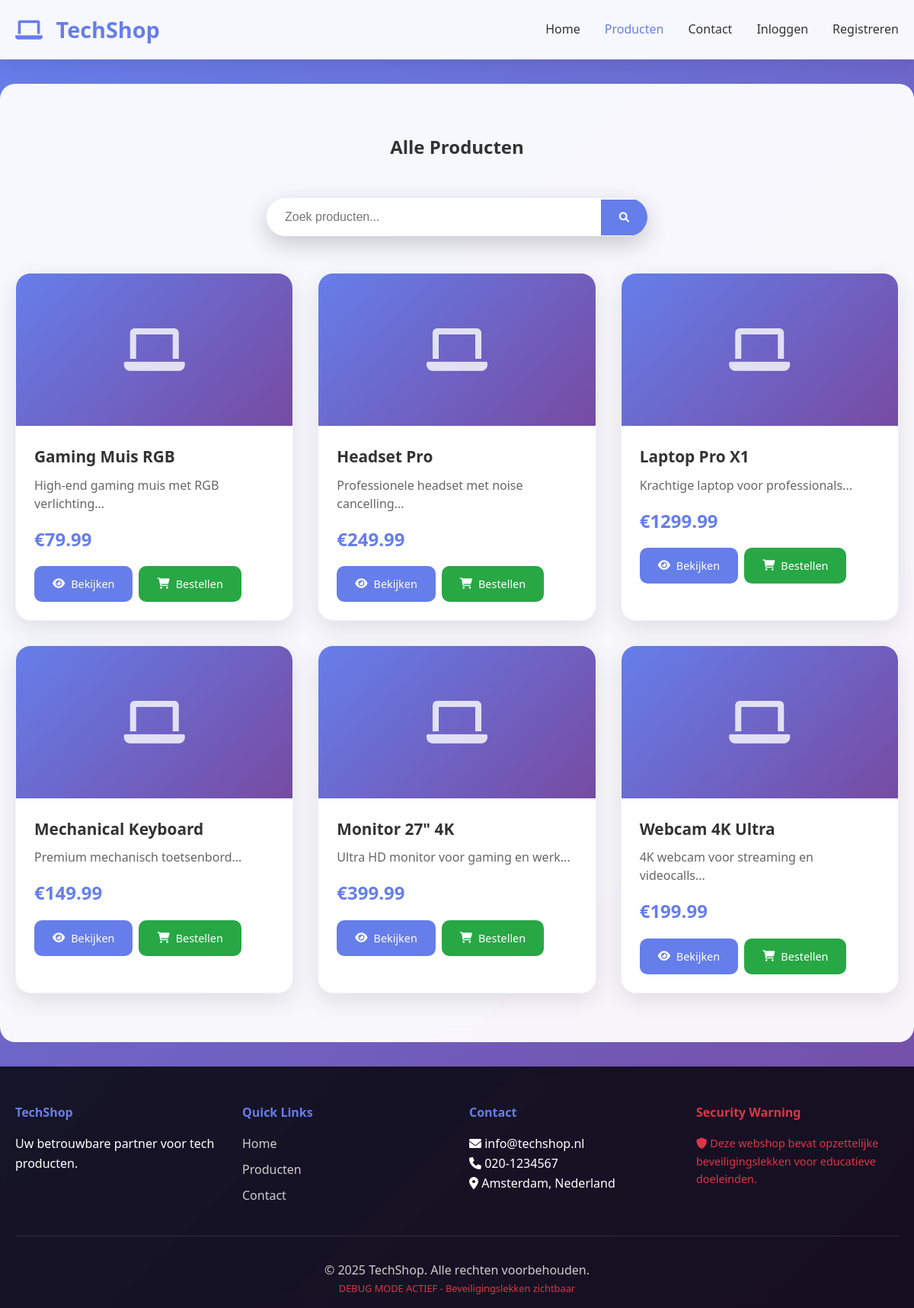
/products.php, run on the app's committed database.
### tables this page shows
CREATE TABLE products (
    id INT AUTO_INCREMENT PRIMARY KEY,
    name VARCHAR(100) NOT NULL,
    description TEXT,
    price DECIMAL(10,2) NOT NULL,
    stock INT DEFAULT 0,
    image_url VARCHAR(255),
    created_at TIMESTAMP DEFAULT CURRENT_TIMESTAMP
);

### config.php (called while the page is built, shortened)
<?php
$host = "localhost";
$user = "root";
$password = "";
$dbname = "webshop";
$conn = new mysqli($host, $user, $password, $dbname);
function isLoggedIn() {
    return isset($_SESSION['user_id']);
}
function executeQuery($query) {
    global $conn;
    $result = $conn->query($query);
    return $result;
}
$current_page = basename($_SERVER['PHP_SELF'], '.php');
$show_security_warning = true;
?>

### products.php (the view, shortened to what this page needs)
<?php
require_once 'config.php';
$search = $_GET['search'] ?? '';
if ($search) {
    $query = "SELECT * FROM products WHERE name LIKE '%$search%' OR description LIKE '%$search%'";
} else {
    $query = "SELECT * FROM products ORDER BY name";
}
$result = executeQuery($query);
include 'includes/header.php';
?>
    <section class="products-section" style="margin-top: 2rem;">
        <div class="container">
            <h2 style="text-align: center; margin-bottom: 3rem;">
                <?php echo $search ? "Zoekresultaten voor: " . $search : "Alle Producten"; ?>
            </h2>
            <div style="text-align: center; margin-bottom: 3rem;">
                <form method="GET" class="search-form">
                    <input type="text" name="search" placeholder="Zoek producten..."
                           value="<?php echo $search; ?>">
                    <button type="submit"><i class="fas fa-search"></i></button>
                </form>
            </div>
            <div class="products-grid">
                <?php while ($product = $result->fetch_assoc()): ?>
                    <div class="product-card">
                        <div class="product-image">
                            <i class="fas fa-laptop product-icon"></i>
                        </div>
                        <div class="product-info">
                            <h4><?php echo $product['name']; ?></h4>
                            <p><?php echo substr($product['description'], 0, 100); ?>...</p>
                            <div class="product-price">€<?php echo $product['price']; ?></div>
                            <div class="product-actions">
                                <a href="product.php?id=<?php echo $product['id']; ?>" class="btn btn-primary">
                                    <i class="fas fa-eye"></i> Bekijken
                                </a>
                                <a href="order.php?product_id=<?php echo $product['id']; ?>" class="btn btn-success">
                                    <i class="fas fa-shopping-cart"></i> Bestellen
                                </a>
                            </div>
                        </div>
                    </div>
                <?php endwhile; ?>
            </div>
        </div>
    </section>
<?php include 'includes/footer.php'; ?>

### includes/header.php (shortened to what this page needs)
<?php
if (!defined('INCLUDED_CONFIG')) {
    require_once __DIR__ . '/../config.php';
}
?>
<!DOCTYPE html>
<html lang="nl">
<head>
    <link href="https://cdnjs.cloudflare.com/ajax/libs/font-awesome/6.0.0/css/all.min.css" rel="stylesheet">
    <link rel="stylesheet" href="<?php echo $css_path ?? 'styles.css'; ?>">
</head>
<body>
    <header class="header">
        <div class="container">
            <div class="nav-brand">
                <h1><i class="fas fa-laptop"></i> TechShop</h1>
            </div>
            <nav class="nav-menu">
                <a href="index.php" <?php echo ($current_page == 'index') ? 'style="color: #667eea;"' : ''; ?>>Home</a>
                <a href="products.php" <?php echo ($current_page == 'products') ? 'style="color: #667eea;"' : ''; ?>>Producten</a>
                <a href="contact.php" <?php echo ($current_page == 'contact') ? 'style="color: #667eea;"' : ''; ?>>Contact</a>
                <?php if (isLoggedIn()): ?>
                    <?php if (isAdmin()): ?>
                        <a href="admin.php" <?php echo ($current_page == 'admin') ? 'style="color: #667eea;"' : ''; ?>>Admin</a>
                    <?php endif; ?>
                    <span style="color: #666; margin-right: 1rem;">
                        <i class="fas fa-user"></i> <?php echo $_SESSION['username'] ?? 'Gebruiker'; ?>
                    </span>
                    <a href="logout.php">Uitloggen</a>
                <?php else: ?>
                    <a href="login.php" <?php echo ($current_page == 'login') ? 'style="color: #667eea;"' : ''; ?>>Inloggen</a>
                    <a href="register.php" <?php echo ($current_page == 'register') ? 'style="color: #667eea;"' : ''; ?>>Registreren</a>
                <?php endif; ?>
            </nav>
        </div>
    </header>

### includes/footer.php (shortened to what this page needs)
<footer class="footer">
        <div class="container">
            <div class="footer-content">
                <div class="footer-section">
                    <h4>TechShop</h4>
                    <p>Uw betrouwbare partner voor tech producten.</p>
                </div>
                <div class="footer-section">
                    <h4>Quick Links</h4>
                    <a href="index.php">Home</a>
                    <a href="products.php">Producten</a>
                    <a href="contact.php">Contact</a>
                </div>
                <div class="footer-section">
                    <h4>Contact</h4>
                    <p><i class="fas fa-envelope"></i> info@techshop.nl</p>
                    <p><i class="fas fa-phone"></i> 020-1234567</p>
                    <p><i class="fas fa-map-marker-alt"></i> Amsterdam, Nederland</p>
                </div>
                <?php if (isset($show_security_warning) && $show_security_warning): ?>
                <div class="footer-section">
                    <h4 style="color: #dc3545;">Security Warning</h4>
                    <p style="color: #dc3545; font-size: 0.9rem;">
                        <i class="fas fa-shield-alt"></i>
                        Deze webshop bevat opzettelijke beveiligingslekken voor educatieve doeleinden.
                    </p>
                </div>
                <?php endif; ?>
            </div>
            <div class="footer-bottom">
                <p>&copy; 2025 TechShop. <?php echo isset($page_type) && $page_type == 'admin' ? 'ONVEILIGE ADMIN VERSIE' : 'Alle rechten voorbehouden'; ?>.</p>
                <?php if (defined('DEBUG_MODE') && DEBUG_MODE): ?>
                    <p style="color: #dc3545; font-size: 0.8rem;">
                        DEBUG MODE ACTIEF - Beveiligingslekken zichtbaar
                    </p>
                <?php endif; ?>
            </div>
        </div>
    </footer>
</body>
</html>

### styles.css (style rules this page uses)
* { margin: 0; padding: 0; box-sizing: border-box; }
body { font-family: 'Segoe UI', Tahoma, Geneva, Verdana, sans-serif; line-height: 1.6; color: #333; background: linear-gradient(135deg, #667eea 0%, #764ba2 100%); min-height: 100vh; }
.container { max-width: 1200px; margin: 0 auto; padding: 0 20px; }
.header { background: rgba(255, 255, 255, 0.95); backdrop-filter: blur(10px); box-shadow: 0 4px 20px rgba(0,0,0,0.1); padding: 1rem 0; position: sticky; top: 0; z-index: 100; }
.header .container { display: flex; justify-content: space-between; align-items: center; }
.nav-brand h1 { color: #667eea; font-size: 1.8rem; font-weight: 700; }
.nav-brand i { margin-right: 10px; }
.nav-menu { display: flex; gap: 2rem; align-items: center; }
.nav-menu a { text-decoration: none; color: #333; font-weight: 500; transition: all 0.3s ease; position: relative; }
.nav-menu a::after { content: ''; position: absolute; width: 0; height: 2px; bottom: -5px; left: 0; background: #667eea; transition: width 0.3s ease; }
.search-form { display: flex; max-width: 500px; margin: 2rem auto; background: white; border-radius: 50px; overflow: hidden; box-shadow: 0 10px 30px rgba(0,0,0,0.2); align-items: center; }
.search-form input[type="text"] { flex: 1; padding: 1rem 1.5rem; border: none; outline: none; font-size: 1rem; }
.search-form button { padding: 1rem 1.5rem; background: #667eea; color: white; border: none; cursor: pointer; transition: background 0.3s ease; }
.products-section { padding: 4rem 0; background: rgba(255, 255, 255, 0.95); backdrop-filter: blur(10px); margin: 2rem 0; border-radius: 20px; }
.products-grid { display: grid; grid-template-columns: repeat(auto-fit, minmax(300px, 1fr)); gap: 2rem; }
.product-card { background: white; border-radius: 20px; overflow: hidden; box-shadow: 0 10px 30px rgba(0,0,0,0.1); transition: all 0.3s ease; border: 1px solid rgba(102, 126, 234, 0.1); }
.product-image { height: 200px; background: linear-gradient(135deg, #667eea, #764ba2); display: flex; align-items: center; justify-content: center; position: relative; overflow: hidden; }
.product-icon { font-size: 4rem; color: white; opacity: 0.8; }
.product-info { padding: 1.5rem; }
.product-info h4 { font-size: 1.3rem; margin-bottom: 0.5rem; color: #333; font-weight: 600; }
.product-info p { color: #666; margin-bottom: 1rem; line-height: 1.5; }
.product-price { font-size: 1.5rem; font-weight: 700; color: #667eea; margin-bottom: 1rem; }
.product-actions { display: flex; gap: 0.5rem; flex-wrap: wrap; }
.btn { display: inline-flex; align-items: center; gap: 0.5rem; padding: 0.75rem 1.5rem; border: none; border-radius: 10px; text-decoration: none; font-weight: 500; transition: all 0.3s ease; cursor: pointer; font-size: 0.9rem; text-align: center; justify-content: center; }
.btn-primary { background: #667eea; color: white; }
.btn-success { background: #28a745; color: white; }
.footer { background: rgba(0, 0, 0, 0.8); color: white; padding: 3rem 0 1rem; backdrop-filter: blur(10px); }
.footer-content { display: grid; grid-template-columns: repeat(auto-fit, minmax(250px, 1fr)); gap: 2rem; margin-bottom: 2rem; }
.footer-section h4 { margin-bottom: 1rem; color: #667eea; }
.footer-section a { display: block; color: #ccc; text-decoration: none; margin-bottom: 0.5rem; transition: color 0.3s ease; }
.footer-bottom { text-align: center; padding-top: 2rem; border-top: 1px solid rgba(255, 255, 255, 0.1); color: #ccc; }

### data on the page
products: name "Gaming Muis RGB", description "High-end gaming muis met RGB verlichting", price "79.99"
products: name "Headset Pro", description "Professionele headset met noise cancelling", price "249.99"
products: name "Laptop Pro X1", description "Krachtige laptop voor professionals", price "1299.99"
products: name "Mechanical Keyboard", description "Premium mechanisch toetsenbord", price "149.99"
products: name "Monitor 27\" 4K", description "Ultra HD monitor voor gaming en werk", price "399.99"
products: name "Webcam 4K Ultra", description "4K webcam voor streaming en videocalls", price "199.99"
